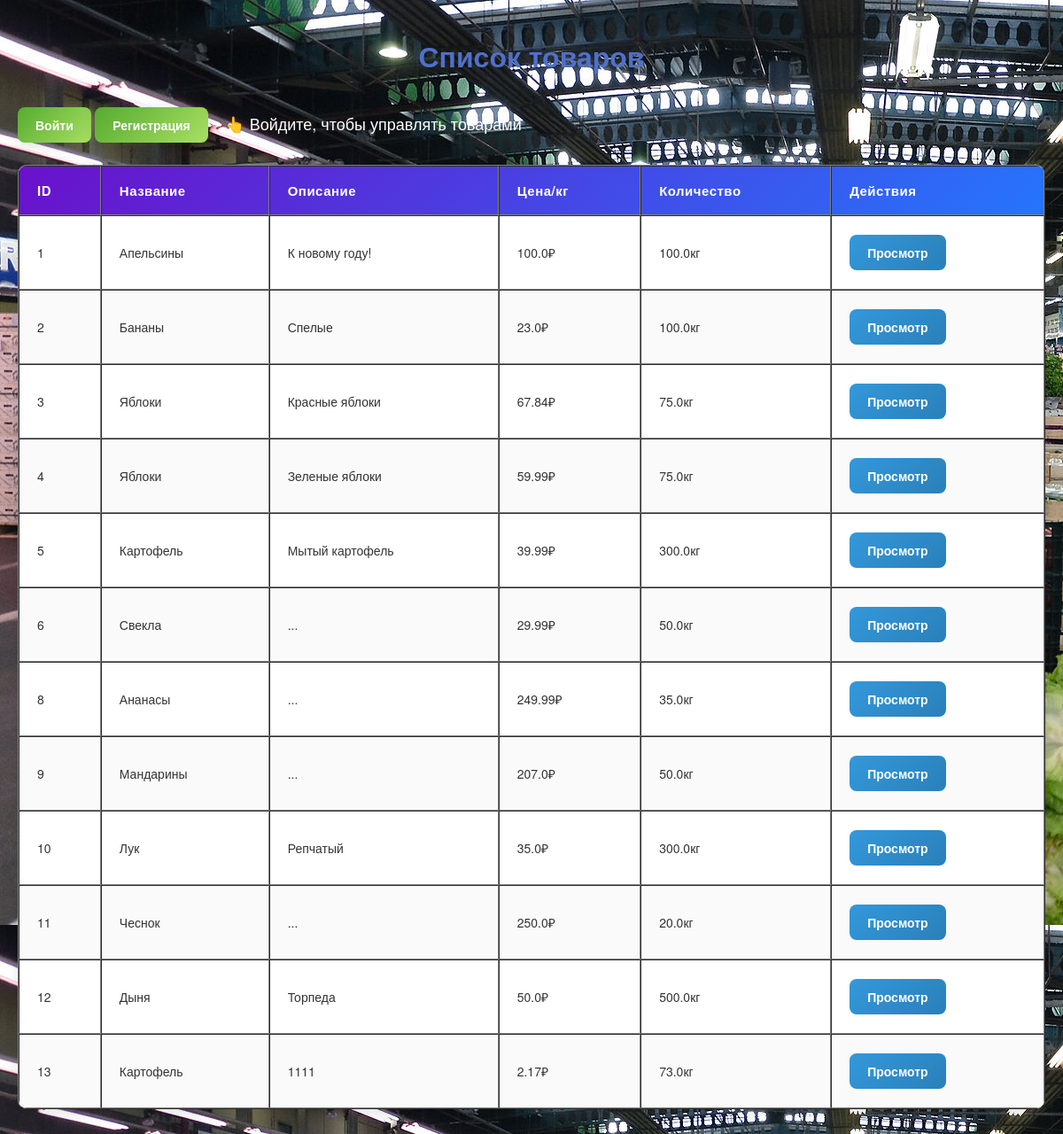
Before: / with the older database file.
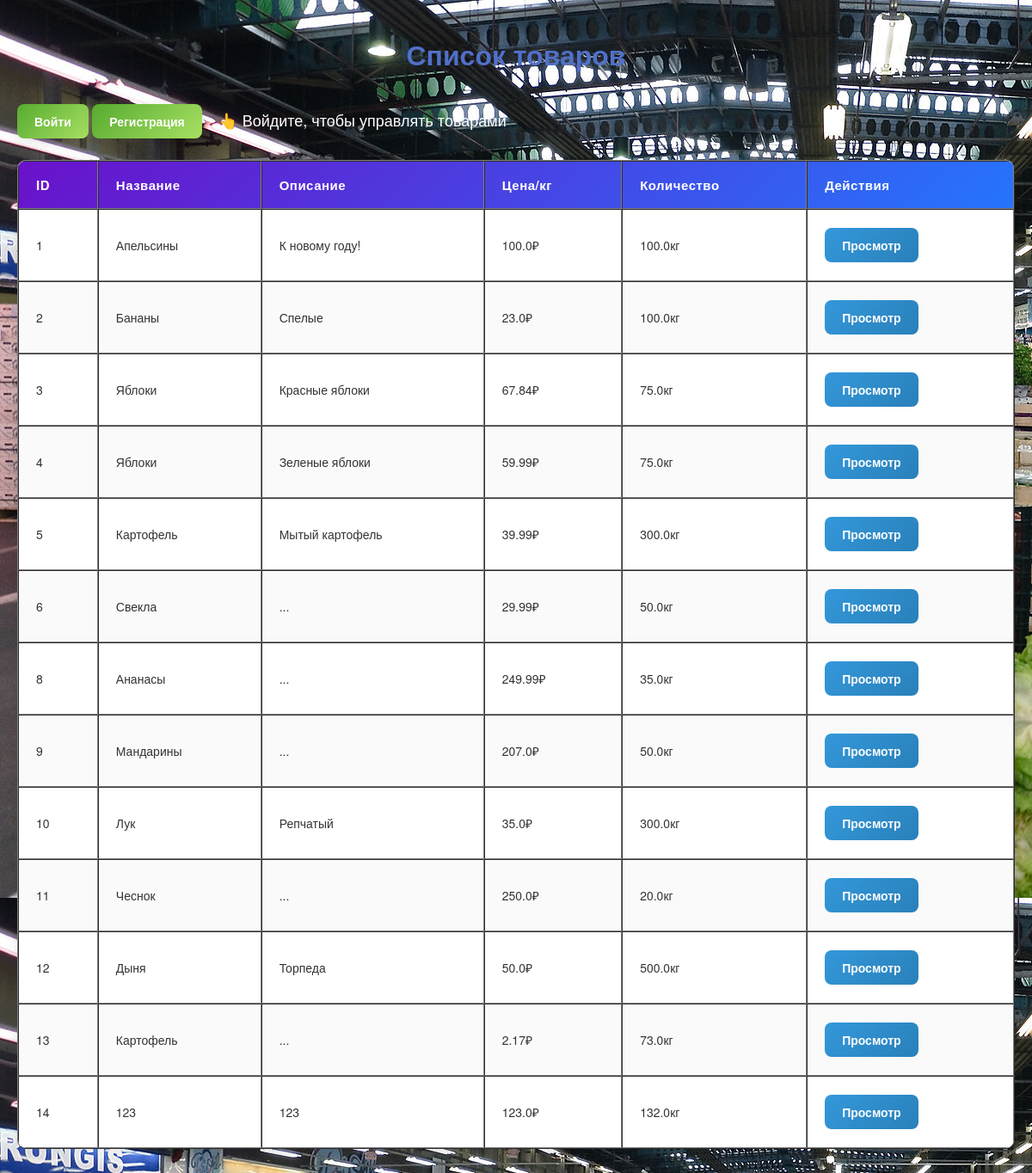
After: the same page with the newer database file.
### app/models.py (models this page shows)
class Product(db.Model):
    id = db.Column(db.Integer, primary_key=True)
    name = db.Column(db.String(100), nullable=False)
    description = db.Column(db.String(255))
    price = db.Column(db.Float, nullable=False)
    quantity = db.Column(db.Float, nullable=False)

### app/main.py (the view)
@bp.route('/')
def index():
    products = product_repo.get_all()
    return render_template('index.html', products=products)

### app/main.py (called while the page is built)
@bp.before_request
def require_login():
    allowed_routes = ['main.login', 'main.register', 'main.index', 'main.product_detail']
    if request.endpoint and request.endpoint.startswith('main.') and request.endpoint not in allowed_routes:
        if 'user_id' not in session:
            return redirect(url_for('main.login'))

### app/repositories.py (called while the page is built)
    def get_all(self):
        return Product.query.all()

### app/templates/index.html (shortened to what this page needs)
<!DOCTYPE html>
<html lang="ru">
<head>
    <link rel="stylesheet" type="text/css" href="{{ url_for('static', filename='style_index.css') }}">
</head>
<body>
    <h1>Список товаров</h1>
    <div style="margin-bottom: 20px;">
    {% if session.get('user_id') %}
        <span style="font-size: 18px; color: #ffffff;">Здравствуйте, {{ session.get('username') }}!</span>
        <a href="{{ url_for('main.logout') }}" class="a-btn">Выйти</a>
        <a href="{{ url_for('main.add_form') }}" class="a-btn">Добавить новый товар</a>
    {% else %}
        <a href="{{ url_for('main.login') }}" class="a-btn">Войти</a>
        <a href="{{ url_for('main.register') }}" class="a-btn">Регистрация</a>
        <span style="margin-left: 15px; color: #ffffff; font-size: 18px;">👆 Войдите, чтобы управлять товарами</span>
    {% endif %}
    </div>
    <table border="1" cellpadding="5" cellspacing="0" style="margin-top:20px;">
        <thead>
            <tr>
                <th>ID</th>
                <th>Название</th>
                <th>Описание</th>
                <th>Цена/кг</th>
                <th>Количество</th>
                <th>Действия</th>
            </tr>
        </thead>
        <tbody>
            {% for product in products %}
            <tr>
                <td>{{ product.id }}</td>
                <td>{{ product.name }}</td>
                <td>{{ product.description }}</td>
                <td>{{ product.price }}₽</td>
                <td>{{ product.quantity }}кг</td>
                <td>
                  <a href="{{ url_for('main.product_detail', product_id=product.id) }}" class="btn btn-view">Просмотр</a>
              </td>
            </tr>
            {% endfor %}
        </tbody>
    </table>
</body>
</html>

### app/static/style_index.css (style rules this page uses)
body { font-family: 'Poppins', 'Helvetica Neue', Helvetica, Arial, sans-serif; background-image: url('store.png'); color: #333; margin: 40px auto; max-width: 1200px; padding: 0 20px; }
h1 { text-align: center; color: #5070c9; font-weight: 600; margin-bottom: 30px; font-size: 2rem; }
a { text-decoration: none; color: #3498db; font-weight: 500; transition: color 0.3s, transform 0.2s; }
table { width: 100%; border-collapse: separate; border-spacing: 0; background-color: #fff; box-shadow: 0 4px 15px rgba(0, 0, 0, 0.1); border-radius: 10px; overflow: hidden; transition: box-shadow 0.3s; }
thead { background: linear-gradient(135deg, #6a11cb 0%, #2575fc 100%); color: #fff; }
th { padding: 16px 20px; font-weight: 600; font-size: 15px; letter-spacing: 0.5px; text-align: left; }
tbody tr { transition: background-color 0.2s; }
tbody tr:nth-child(even) { background-color: #fafafa; }
td { padding: 16px 20px; font-size: 14px; vertical-align: middle; }
span { color: #5070c9; font-weight: 100; }
.a-btn { display: inline-block; margin-bottom: 20px; padding: 12px 24px; background: linear-gradient(135deg, #56ab2f 0%, #a8e063 100%); color: #fff; border-radius: 8px; text-decoration: none; font-weight: 600; font-size: 16px; box-shadow: 0 4px 15px rgba(0,0,0,0.1); transition: background 0.3s, transform 0.2s; }
.a-btn, .btn { display: inline-block; padding: 10px 20px; margin: 5px 0; border-radius: 8px; font-size: 14px; font-weight: 600; text-decoration: none; transition: all 0.3s ease; cursor: pointer; }
.btn-view { background: linear-gradient(135deg, #3498db, #2980b9); color: #fff; }

Changed rows visible on the page:
changed Product id 13: description "1111" → "..."
added Product: id "14", name "123", description "123", price "123.0", quantity "132.0"
